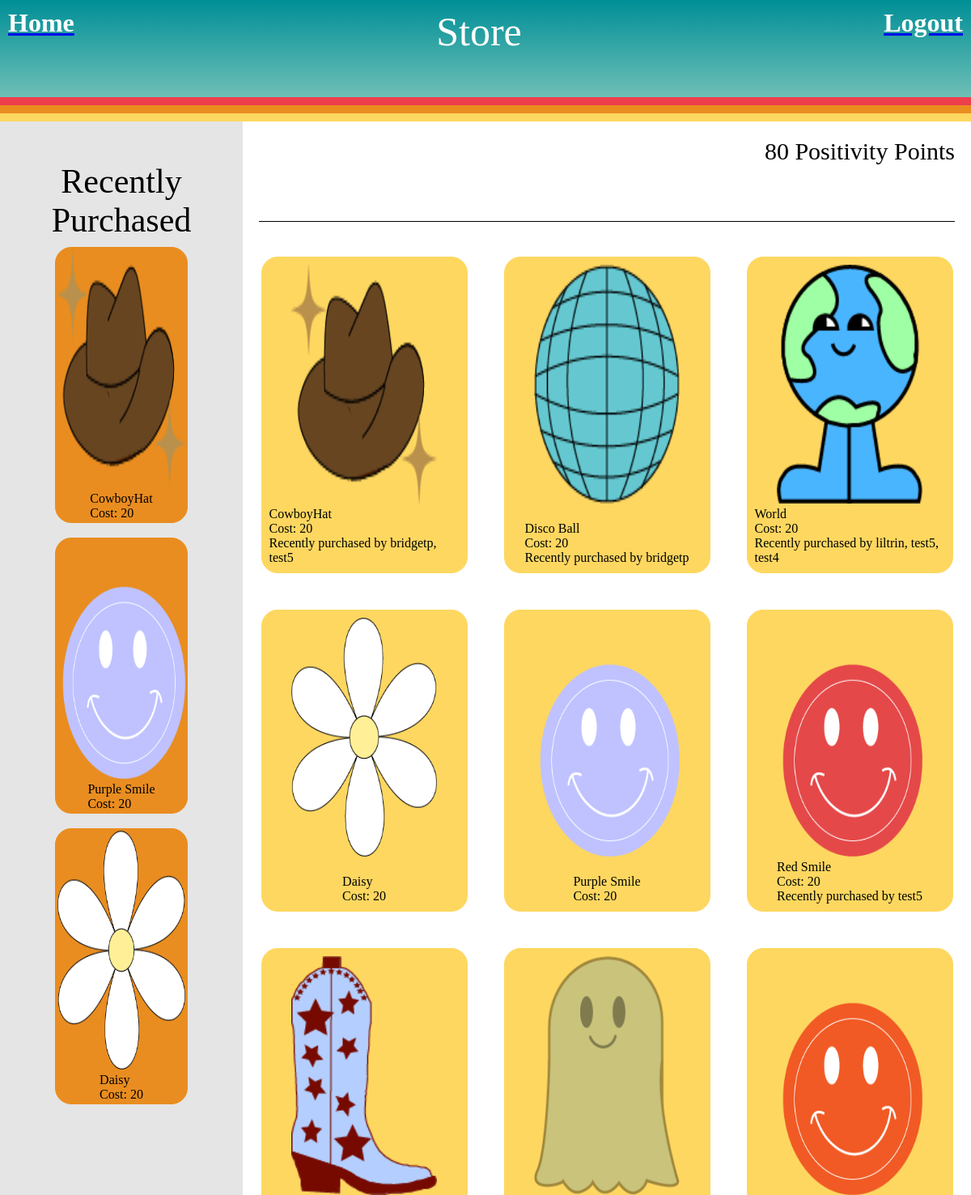
Screenshot of /store/ (signed in) with the database file from the repository.
### base/models.py (models this page shows, shortened)
class PurchaseItem(models.Model):
    item = models.ForeignKey(StoreItem, on_delete=models.CASCADE, related_name='+')
    user = models.ForeignKey(User, on_delete=models.CASCADE, related_name='+')
    updated = models.DateTimeField(auto_now=True)
    created = models.DateTimeField(auto_now_add=True)
    class Meta:
        ordering = ['-created']

class StoreItem(models.Model):
    name = models.CharField(max_length=50)
    image = models.ImageField()
    updated = models.DateTimeField(auto_now=True)
    created = models.DateTimeField(auto_now_add=True)
    cost = models.IntegerField()
    timesPurchased = models.IntegerField(default=0)
    class Meta:
        ordering = ['-timesPurchased']
    def __str__(self):
        return self.name

### base/views.py (the view, shortened to what this page needs)
# urls.py: path('store/', views.store, name="store"),
@login_required(login_url='login')
def store(request):
    page = "Store"
    form = PurchaseForm()
    storeItems = StoreItem.objects.all()
    userItems = PurchaseItem.objects.filter(user=request.user.id)
    itemRecentBuyers = {}
    purchasedAll = PurchaseItem.objects.all()
    for purchased in purchasedAll:
        profile = Profile.objects.get(user=purchased.user.id)
        if profile.privacyOn is False:
            if purchased.item.id in itemRecentBuyers:
                buyers = itemRecentBuyers[purchased.item.id]
                if purchased.user.username not in buyers:
                    buyers.append(purchased.user.username)
                    itemRecentBuyers[purchased.item.id] = buyers
            else:
                itemRecentBuyers[purchased.item.id] = [purchased.user.username]
            print(itemRecentBuyers[purchased.item.id])
    print(str(itemRecentBuyers))
    currProf = Profile.objects.get(user=request.user.id)
    userPoints = currProf.pointsReceived
    context = {'storeItems': storeItems,'form':form, 'userPoints':userPoints,'userItems':userItems,'itemRecentBuyers':itemRecentBuyers, 'page': page}
    return render(request, 'base/store.html', context)

### base/templatetags/template_filters.py (called while the page is built)
@register.filter
def get_item(dictionary, key):
    buyers = dictionary.get(key)
    if buyers is None:
        return ""
    response = "Recently purchased by " + buyers[0]
    for user in range(1,len(buyers)):
        response = response + ", " + buyers[user]
    return response

### base/templates/base/store.html (shortened to what this page needs)
{% extends 'main.html' %}{% block content %}
<div class = "store-container">
    <aside class ="sidebar">
        <heading>Recently<br> Purchased</heading>
        <section class="purchaseFrame">
            {% for purchasedItem in userItems %}
                <div class="purchased-card">
                    <div class="product-image">
                        {% load static %}
                        <img src="{% static purchasedItem.item.image %}" alt="My image" style ="height: 20vh; width: 15vw;">
                    </div>
                    <div class="product-info">
                        {{purchasedItem.item}}
                        <p style="color:black;">Cost: {{purchasedItem.item.cost}}</p>
                    </div>
                </div>
            {% endfor %}
        </section>
    </aside>
    <main class = "content">
        <header> {{userPoints}} Positivity Points</header>
        <section class="products">
            {% for item in storeItems %}
                <div class="product-card">
                    <div class="product-image">
                        {% load static %}
                        <img src="{% static item.image %}" alt="My image" style ="height: 20vh; width: 15vw;">
                    </div>
                    <div class="product-info">
                        {{item}}
                        <p style="color:black;">Cost: {{item.cost}}</p>
                        {% load template_filters %}
                        <p style="color:black;">{{ itemRecentBuyers|get_item:item.id }}</p>
                    </div>
                </div>
            {% endfor %}
        </section>
    </main>
</div>
{% endblock content %}

### templates/main.html (style rules this page uses)
body { height: 100%; }

### base/templates/base/store.html (style rules this page uses)
* { margin: 0; border: 0; padding: 0; }
.store-container { display: flex; min-height: calc(100vh - 100px) }
.sidebar { display: flex; min-width: 300px; max-width: 300px; max-height: 100vh; overflow: auto; background-color: #E5E5E5; align-items: center; flex-direction: column; }
.content { display: flex; flex-grow: 1; flex-direction: column; max-height: 100vh; overflow: auto; }
.sidebar heading { font-weight: 100; font-size: 3.5vw; color: black; font: sans-serif; text-align: center; }
.content header { min-height: 7vh; font-weight: 100; font-size: 2.5vw; color: black; font: sans-serif; text-align: right; margin: 20px; border-bottom: 1px solid black; }
.products { display: flex; flex-wrap: wrap; flex-direction: row; }
.purchaseFrame { display: flex; flex-direction: column; }
.product-card { padding: 1%; margin: 2.5%; flex-grow: 1; flex-basis: 25%; display: flex; border: 1px solid #FED760; align-items: center; justify-content: center; flex-wrap: wrap; flex-direction: column; background-color: #FED760; border-radius: 20px; }
.purchased-card { padding: 1%; margin: 5%; flex-grow: 1; flex-basis: 25%; display: flex; border: 1px solid #E98D20; align-items: center; justify-content: center; flex-wrap: wrap; flex-direction: column; background-color: #E98D20; border-radius: 20px; }
.product-image img { max-width: 100%; }
.product-info { margin-top: auto; }

### rows the page displays
PurchaseItem: item.image (picture), item "CowboyHat", item.cost "20"
PurchaseItem: item.image (picture), item "Purple Smile", item.cost "20"
PurchaseItem: item.image (picture), item "Daisy", item.cost "20"
StoreItem: image (picture), name "CowboyHat", cost "20", id "Recently purchased by bridgetp, test5"
StoreItem: image (picture), name "Disco Ball", cost "20", id "Recently purchased by bridgetp"
StoreItem: image (picture), name "World", cost "20", id "Recently purchased by liltrin, test5, test4"
StoreItem: image (picture), name "Daisy", cost "20"
StoreItem: image (picture), name "Purple Smile", cost "20"
StoreItem: image (picture), name "Red Smile", cost "20", id "Recently purchased by test5"
StoreItem: image (picture)
StoreItem: image (picture)
StoreItem: image (picture)

### other values shown
{{ page }} "Store"
{{ userPoints }} "80"
